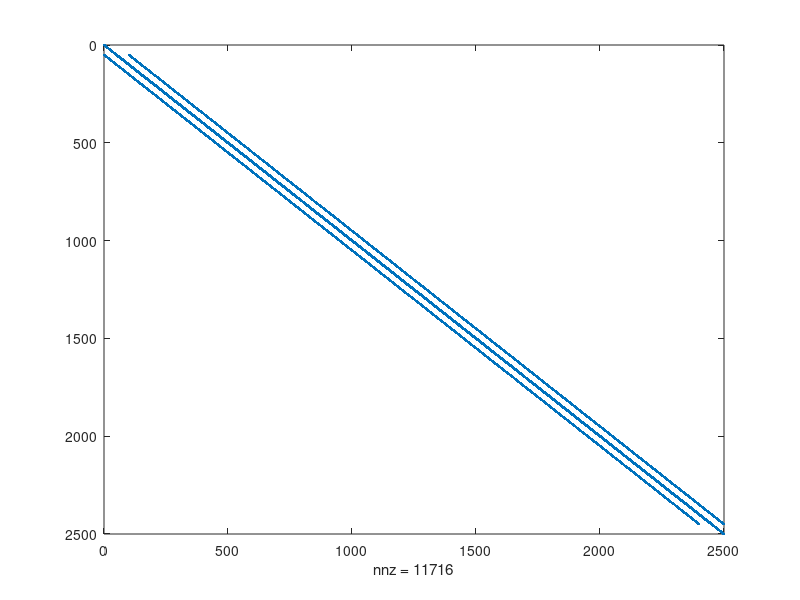
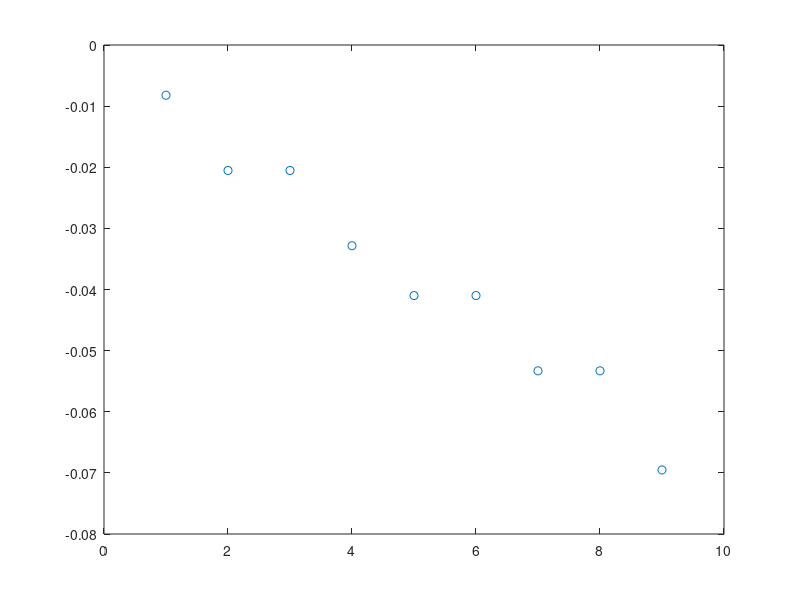
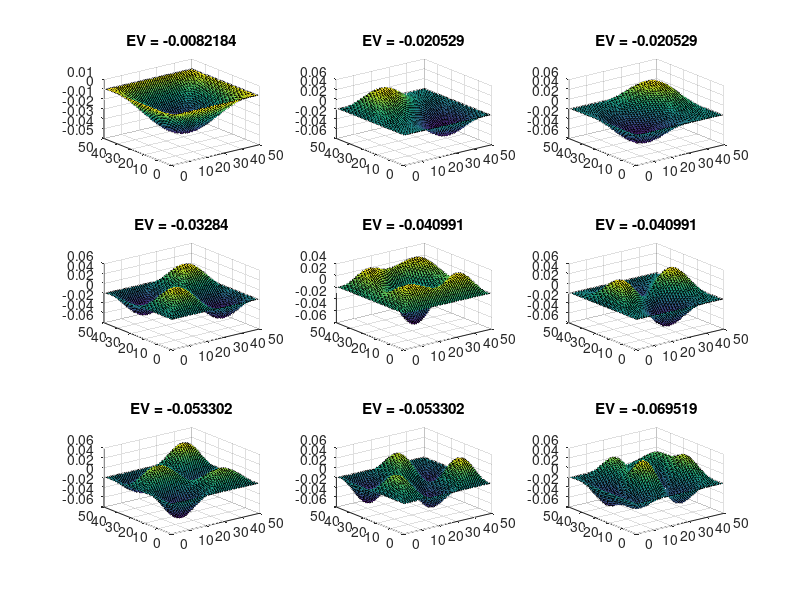

The MATLAB script that drew these images, in order:

clear all;
close all;
 
set(0,'DefaultFigureWindowStyle','docked')
nx=50;
ny=50;
G=sparse(nx*ny,nx*ny);
 
% sparse G matrix (ELEC 4506 code used here a little )
 
for i=1:nx
for j=1:ny
x=j+(i-1)*ny;
if i==1 || j==1 || i==nx || j==ny
G(x,:)=0;
G(x,x)=1;
else
G(x,x)=-4;
G(x,x+1)=1;
G(x,x-1)=1;
G(x,x+ny)=1;
G(x,x-ny)=1;
end
end
end
 
figure('name', 'Spy(G)');
spy(G)
 


V=zeros(nx,ny);
value=9;
[E,D] = eigs(G,9,'SM');
figure('name','EV');
plot(diag(D),'o');
 
figure('name','Values');
for q = 1:value
M=E(:,q);
for i=1:nx
for j=1:ny
x=j+(i-1)*ny;
V(i,j)=M(x);
end
subplot(3,3,q);
surf(V);
title(['EV = ' num2str(D(q,q))])
end
end